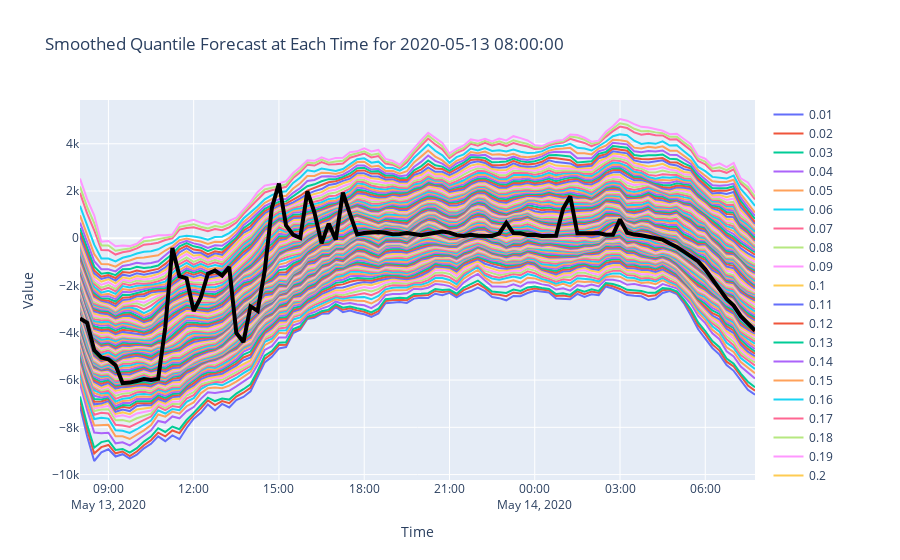

This figure's notebook cell:
### Code cell
fc_quantile_smoothed = pf.smooth_quantiles_at_each_time(fc_quantile_sorted, window_size=5)
plot_specific_day(fc_quantile_smoothed, gt, time_to_plot, title=f'Smoothed Quantile Forecast at Each Time for {time_to_plot}')
